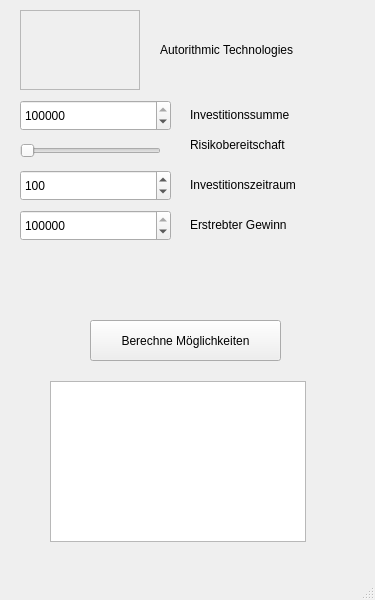
<?xml version="1.0" encoding="UTF-8"?>
<ui version="4.0">
 <class>MainWindow</class>
 <widget class="QMainWindow" name="MainWindow">
  <property name="geometry">
   <rect>
    <x>0</x>
    <y>0</y>
    <width>375</width>
    <height>600</height>
   </rect>
  </property>
  <property name="windowTitle">
   <string>MainWindow</string>
  </property>
  <widget class="QWidget" name="centralwidget">
   <widget class="QFrame" name="logo">
    <property name="geometry">
     <rect>
      <x>20</x>
      <y>10</y>
      <width>120</width>
      <height>80</height>
     </rect>
    </property>
    <property name="frameShape">
     <enum>QFrame::StyledPanel</enum>
    </property>
    <property name="frameShadow">
     <enum>QFrame::Raised</enum>
    </property>
   </widget>
   <widget class="QLabel" name="label">
    <property name="geometry">
     <rect>
      <x>160</x>
      <y>20</y>
      <width>191</width>
      <height>61</height>
     </rect>
    </property>
    <property name="text">
     <string>Autorithmic Technologies</string>
    </property>
    <property name="textFormat">
     <enum>Qt::RichText</enum>
    </property>
   </widget>
   <widget class="QSpinBox" name="invest">
    <property name="geometry">
     <rect>
      <x>20</x>
      <y>100</y>
      <width>151</width>
      <height>31</height>
     </rect>
    </property>
    <property name="maximum">
     <number>999999999</number>
    </property>
    <property name="singleStep">
     <number>1000</number>
    </property>
    <property name="value">
     <number>100000</number>
    </property>
   </widget>
   <widget class="QLabel" name="label_2">
    <property name="geometry">
     <rect>
      <x>190</x>
      <y>100</y>
      <width>141</width>
      <height>31</height>
     </rect>
    </property>
    <property name="text">
     <string>Investitionssumme</string>
    </property>
    <property name="textFormat">
     <enum>Qt::RichText</enum>
    </property>
   </widget>
   <widget class="QSlider" name="risk">
    <property name="geometry">
     <rect>
      <x>20</x>
      <y>140</y>
      <width>141</width>
      <height>21</height>
     </rect>
    </property>
    <property name="cursor">
     <cursorShape>CrossCursor</cursorShape>
    </property>
    <property name="orientation">
     <enum>Qt::Horizontal</enum>
    </property>
    <property name="invertedAppearance">
     <bool>false</bool>
    </property>
   </widget>
   <widget class="QLabel" name="label_3">
    <property name="geometry">
     <rect>
      <x>190</x>
      <y>130</y>
      <width>151</width>
      <height>31</height>
     </rect>
    </property>
    <property name="text">
     <string>Risikobereitschaft</string>
    </property>
    <property name="textFormat">
     <enum>Qt::RichText</enum>
    </property>
   </widget>
   <widget class="QPushButton" name="calc">
    <property name="geometry">
     <rect>
      <x>90</x>
      <y>320</y>
      <width>191</width>
      <height>41</height>
     </rect>
    </property>
    <property name="cursor">
     <cursorShape>PointingHandCursor</cursorShape>
    </property>
    <property name="text">
     <string>Berechne Möglichkeiten</string>
    </property>
   </widget>
   <widget class="QListWidget" name="output">
    <property name="geometry">
     <rect>
      <x>50</x>
      <y>381</y>
      <width>256</width>
      <height>161</height>
     </rect>
    </property>
   </widget>
   <widget class="QSpinBox" name="invtime">
    <property name="geometry">
     <rect>
      <x>20</x>
      <y>170</y>
      <width>151</width>
      <height>31</height>
     </rect>
    </property>
    <property name="maximum">
     <number>99999</number>
    </property>
    <property name="singleStep">
     <number>1000</number>
    </property>
    <property name="value">
     <number>100</number>
    </property>
   </widget>
   <widget class="QLabel" name="label_4">
    <property name="geometry">
     <rect>
      <x>190</x>
      <y>170</y>
      <width>141</width>
      <height>31</height>
     </rect>
    </property>
    <property name="text">
     <string>Investitionszeitraum</string>
    </property>
    <property name="textFormat">
     <enum>Qt::RichText</enum>
    </property>
   </widget>
   <widget class="QSpinBox" name="expectwin">
    <property name="geometry">
     <rect>
      <x>20</x>
      <y>210</y>
      <width>151</width>
      <height>31</height>
     </rect>
    </property>
    <property name="maximum">
     <number>999999999</number>
    </property>
    <property name="singleStep">
     <number>1000</number>
    </property>
    <property name="value">
     <number>100000</number>
    </property>
   </widget>
   <widget class="QLabel" name="label_5">
    <property name="geometry">
     <rect>
      <x>190</x>
      <y>210</y>
      <width>141</width>
      <height>31</height>
     </rect>
    </property>
    <property name="text">
     <string>Erstrebter Gewinn</string>
    </property>
    <property name="textFormat">
     <enum>Qt::RichText</enum>
    </property>
   </widget>
  </widget>
  <widget class="QMenuBar" name="menubar">
   <property name="geometry">
    <rect>
     <x>0</x>
     <y>0</y>
     <width>375</width>
     <height>22</height>
    </rect>
   </property>
  </widget>
  <widget class="QStatusBar" name="statusbar"/>
 </widget>
 <resources/>
 <connections/>
</ui>
